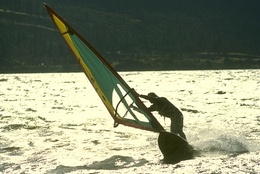
%> input picture Edge Detection/images/62096.jpg, 260 x 174 px, shrunk from 481 x 321 before the run
$ octave --eval "result = edgeOrientedFilters(imread('images/62096.jpg'));"   (GNU Octave 9; MATLAB toolbox functions it lacks are replaced by stand-ins)
%> lines starting %> are read from the running program, lines starting %| are printed output that depends on the picture
### Edge Detection/orientedFilterMagnitude.m
function [mag,theta] = orientedFilterMagnitude(im)

%% SetUp
im=im2double(im);
K=75;
a=5;
b=25;
[X, Y] = meshgrid(-K:K, -K:K);
sigma=4;
%%

%% Creating the Gaussian Filter
G = exp((-a*X.^2 - b*Y.^2)/(sigma.^2));
G = G/sum(G(:));
%%

o=16;%No of orientations used
mag_oriented=zeros(size(im,1),size(im,2),o);
theta_oriented=zeros(size(im,1),size(im,2),o);

h = fspecial('sobel');

grad_x = imfilter(G, h');%, 'conv', 'same');
grad_y = imfilter(G, h);%, 'conv', 'same');

%theta_3 = zeros(size(im,1),size(im,2),3);

for i=1:1:o
    mag_3 = zeros(size(im,1),size(im,2),3);
    %disp(i)
    orientation=(i-1)*(180/o);
    % [8 lines of commented-out code are left out]

    orientation_orthonormal=(orientation+90);
    grad_orientation_orthogonal=(grad_x.*cos((orientation_orthonormal)))+(grad_y.*sin((orientation_orthonormal)));

    %A=[0,0,0;-1,0,1;0,0,0];
    %B=[0,1,0;0,0,0;0,-1,0];

    for j=1:3
    %Computing gradients
        im_grad_oriented_mag = imfilter(im(:,:,j),grad_orientation_orthogonal);
        mag_3(:,:,j) = im_grad_oriented_mag;
     end

    mag = sqrt(mag_3(:,:,1).^2 + mag_3(:,:,2).^2 + mag_3(:,:,3).^2);

    theta_oriented(:,:,i)=orientation; %in degrees
    mag_oriented(:,:,i)=mag;
end
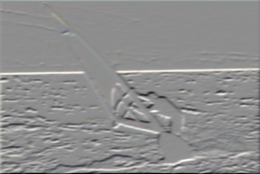
%> mag_3: size 174x260x3 double; mean R, G, B 0.015, 0.0134, 0.0111; drawn with min black and max white

[mag,maxi]=max(mag_oriented,[],3);
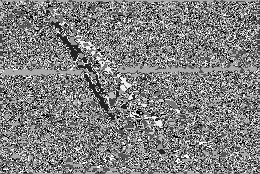
%> maxi: size 174x260 double; min 1, max 16, mean 8.5; drawn with min black and max white

% [4 lines of commented-out code are left out]
theta=(maxi-1)/o*180;
theta=theta.*pi/180; %nonmax.m requires theta in radians
end


### Edge Detection/nonmax.m
function [im] = nonmax(im,theta)
% function [im] = nonmax(im,theta)
%
% Perform non-max suppression on im orthogonal to theta.  Theta can be
% a matrix providing a different theta for each pixel or a scalar
% proving the same theta for every pixel.
%
% David R. Martin <dmartin@eecs.berkeley.edu>
% March 2003

if numel(theta)==1,
  theta = theta .* ones(size(im));
end

% Do non-max suppression orthogonal to theta.
theta = mod(theta+pi/2,pi);
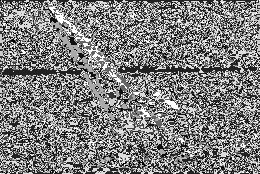
%> theta: size 174x260 double; min 0, max 2.95, mean 1.47; mean of the top-left, top-right, bottom-left and bottom-right quarters 1.5, 1.44, 1.46, 1.46; drawn with min black and max white

% The following diagram depicts the 8 cases for non-max suppression.
% Theta is valued in [0,pi), measured clockwise from the positive x
% axis.  The 'o' marks the pixel of interest, and the eight
% neighboring pixels are marked with '.'.  The orientation is divided
% into 8 45-degree blocks.  Within each block, we interpolate the
% image value between the two neighboring pixels.
%
%        .66.77.
%        5\ | /8
%        5 \|/ 8
%        .--o--.-----> x-axis
%        4 /|\ 1
%        4/ | \1
%        .33.22.
%           |
%           |
%           v
%         y-axis
%
% In the code below, d is always the distance from A, so the distance
% to B is (1-d).  A and B are the two neighboring pixels of interest
% in each of the 8 cases.  Note that the clockwise ordering of A and B
% changes from case to case in order to make it easier to compute d.

% Determine which pixels belong to which cases.
mask15 = ( theta>=0 & theta<pi/4 );
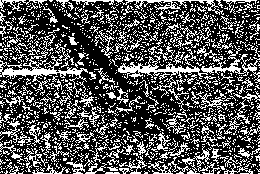
%> mask15: size 174x260 logical; 32.4% white in thin lines or dots
mask26 = ( theta>=pi/4 & theta<pi/2 );
%> mask26: size 174x260 logical; 17.8% white in thin lines or dots
mask37 = ( theta>=pi/2 & theta<pi*3/4 );
%> mask37: size 174x260 logical; 18.7% white in thin lines or dots
mask48 = ( theta>=pi*3/4 & theta<pi );
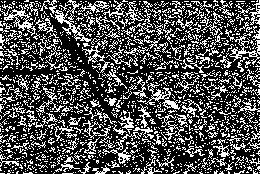
%> mask48: size 174x260 logical; 31.1% white in thin lines or dots

mask = ones(size(im));
[h,w] = size(im);
%> h = 174; w = 260
[ix,iy] = meshgrid(1:w,1:h);

% case 1
idx = find( mask15 & ix<w & iy<h);
%> idx = 14409 values from 1 to 45064
idxA = idx + h;
idxB = idx + h + 1;
d = tan(theta(idx));
imI = im(idxA).*(1-d) + im(idxB).*d;
mask(idx(find(im(idx)<imI))) = 0;
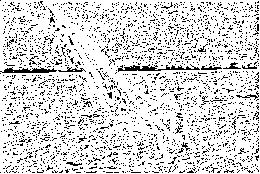
%> mask: size 174x260 double; values 0 (black) and 1 (white), 84.4% white; black in thin lines or dots

% case 5
idx = find( mask15 & ix>1 & iy>1);
%> idx = 14335 values from 177 to 45240
idxA = idx - h;
idxB = idx - h - 1;
d = tan(theta(idx));
imI = im(idxA).*(1-d) + im(idxB).*d;
mask(idx(find(im(idx)<imI))) = 0;

% case 2
idx = find( mask26 & ix<w & iy<h );
%> idx = 8058 values from 73 to 45058
idxA = idx + 1;
%> idxA = 8058 values from 74 to 45059
idxB = idx + h + 1;
%> idxB = 8058 values from 248 to 45233
d = tan(pi/2-theta(idx));
%> d = 8058 values, max 1 at index 8, min 0.199 at index 6, mean 0.615
imI = im(idxA).*(1-d) + im(idxB).*d;
%> imI = 8058 values, max 5.53 at index 805, min 0.00267 at index 4461, mean 0.485
mask(idx(find(im(idx)<imI))) = 0;

% case 6
idx = find( mask26 & ix>1 & iy>1 );
%> idx = 8053 values from 187 to 45058
idxA = idx - 1;
%> idxA = 8053 values from 186 to 45057
idxB = idx - h - 1;
%> idxB = 8053 values from 12 to 44883
d = tan(pi/2-theta(idx));
%> d = 8053 values, max 1 at index 4, min 0.199 at index 2, mean 0.615
imI = im(idxA).*(1-d) + im(idxB).*d;
%> imI = 8053 values, max 4.27 at index 5322, min 0.00143 at index 5672, mean 0.482
mask(idx(find(im(idx)<imI))) = 0;

% case 3
idx = find( mask37 & ix>1 & iy<h );
%> idx = 8446 values from 175 to 45065
idxA = idx + 1;
idxB = idx - h + 1;
d = tan(theta(idx)-pi/2);
imI = im(idxA).*(1-d) + im(idxB).*d;
mask(idx(find(im(idx)<imI))) = 0;

% case 7
idx = find( mask37 & ix<w & iy>1 );
%> idx = 8450 values from 12 to 45065
idxA = idx - 1;
idxB = idx + h - 1;
d = tan(theta(idx)-pi/2);
imI = im(idxA).*(1-d) + im(idxB).*d;
mask(idx(find(im(idx)<imI))) = 0;

% case 4
idx = find( mask48 & ix>1 & iy<h );
%> idx = 13905 values from 176 to 45239
idxA = idx - h;
idxB = idx - h + 1;
d = tan(pi-theta(idx));
imI = im(idxA).*(1-d) + im(idxB).*d;
mask(idx(find(im(idx)<imI))) = 0;

% case 8
idx = find( mask48 & ix<w & iy>1 );
%> idx = 13960 values from 7 to 45062
idxA = idx + h;
idxB = idx + h - 1;
d = tan(pi-theta(idx));
imI = im(idxA).*(1-d) + im(idxB).*d;
mask(idx(find(im(idx)<imI))) = 0;
%> mask: size 174x260 double; values 0 (black) and 1 (white), 25.6% white in thin lines or dots

% apply mask
im = im .* mask;
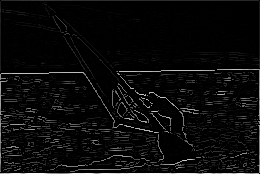
%> im: size 174x260 double; min 0, max 5.59, mean 0.237; drawn with min black and max white

### Edge Detection/edgeOrientedFilters.m
function bmap = edgeOrientedFilters(im)

[mag, theta] = orientedFilterMagnitude(im);
bmap=nonmax(mag,theta);
bmap=bmap/(max(max(bmap)));
end

$ run again, on Edge Detection/images/86000.jpg
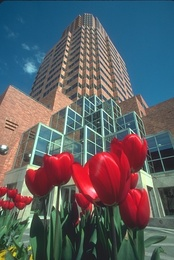
%> input picture Edge Detection/images/86000.jpg, 174 x 260 px, shrunk from 321 x 481 before the run
%> in nonmax, `mask15 = ( theta>=0 & theta<pi/4 );`:
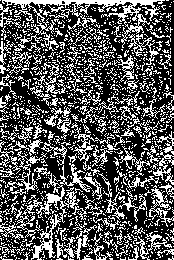
%> mask15: size 260x174 logical; 34.1% white in thin lines or dots
%> mask26: size 260x174 logical; 16.6% white in thin lines or dots
%> mask37: size 260x174 logical; 17.4% white in thin lines or dots
%> mask48: size 260x174 logical; 31.9% white in thin lines or dots
%> in nonmax, `idx = find( mask15 & ix<w & iy<h);`: idx = 15269 values from 1 to 44979
%> in nonmax, `idx = find( mask15 & ix>1 & iy>1);`: idx = 15165 values from 265 to 45240
%> in nonmax, `idx = find( mask26 & ix<w & iy<h );`: idx = 7500 values from 207 to 44966
%> in nonmax, `idxA = idx + 1;`: idxA = 7500 values from 208 to 44967
%> in nonmax, `idxB = idx + h + 1;`: idxB = 7500 values from 468 to 45227
%> in nonmax, `d = tan(pi/2-theta(idx));`: d = 7500 values, max 1 at index 8, min 0.199 at index 6, mean 0.567
%> in nonmax, `imI = im(idxA).*(1-d) + im(idxB).*d;`: imI = 7500 values, max 3.27 at index 1604, min 0.000798 at index 6759, mean 0.409
%> in nonmax, `idx = find( mask26 & ix>1 & iy>1 );`: idx = 7508 values from 263 to 45190
%> in nonmax, `idxA = idx - 1;`: idxA = 7508 values from 262 to 45189
%> in nonmax, `idxB = idx - h - 1;`: idxB = 7508 values from 2 to 44929
%> in nonmax, `d = tan(pi/2-theta(idx));`: d = 7508 values, max 1 at index 7, min 0.199 at index 5, mean 0.567
%> in nonmax, `imI = im(idxA).*(1-d) + im(idxB).*d;`: imI = 7508 values, max 3.28 at index 6600, min 0.000378 at index 6655, mean 0.401
%> in nonmax, `idx = find( mask37 & ix>1 & iy<h );`: idx = 7859 values from 261 to 45196
%> in nonmax, `idxA = idx + 1;`: idxA = 7859 values from 262 to 45197
%> in nonmax, `idxB = idx - h + 1;`: idxB = 7859 values from 2 to 44937
%> in nonmax, `d = tan(theta(idx)-pi/2);`: d = 7859 values, max 0.668 at index 1, min 0 at index 10, mean 0.333
%> in nonmax, `imI = im(idxA).*(1-d) + im(idxB).*d;`: imI = 7859 values, max 3 at index 6617, min 0.00147 at index 6000, mean 0.413
%> in nonmax, `idx = find( mask37 & ix<w & iy>1 );`: idx = 7867 values from 155 to 44980
%> in nonmax, `idxA = idx - 1;`: idxA = 7867 values from 154 to 44979
%> in nonmax, `idxB = idx + h - 1;`: idxB = 7867 values from 414 to 45239
%> in nonmax, `d = tan(theta(idx)-pi/2);`: d = 7867 values, max 0.668 at index 38, min 0 at index 12, mean 0.334
%> in nonmax, `imI = im(idxA).*(1-d) + im(idxB).*d;`: imI = 7867 values, max 3.16 at index 1641, min 0.000458 at index 6604, mean 0.397
%> in nonmax, `idx = find( mask48 & ix>1 & iy<h );`: idx = 14202 values from 264 to 45238
%> in nonmax, `idx = find( mask48 & ix<w & iy>1 );`: idx = 14246 values from 2 to 44976
%> in nonmax, `im = im .* mask;`:
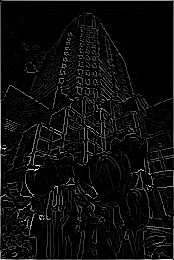
%> im: size 260x174 double; min 0, max 3.29, mean 0.161; drawn with min black and max white
